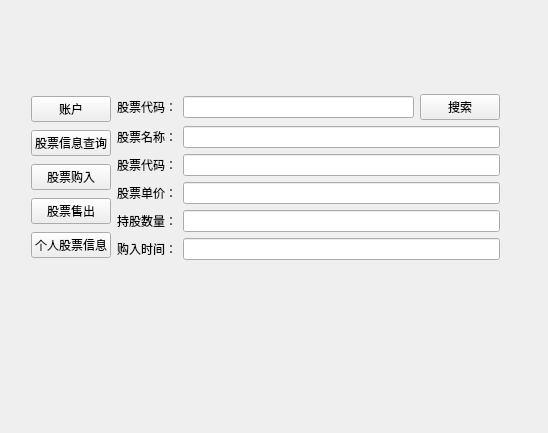
<?xml version="1.0" encoding="UTF-8"?>
<ui version="4.0">
 <class>MainWindow</class>
 <widget class="QMainWindow" name="MainWindow">
  <property name="geometry">
   <rect>
    <x>0</x>
    <y>0</y>
    <width>548</width>
    <height>433</height>
   </rect>
  </property>
  <property name="windowTitle">
   <string>MainWindow</string>
  </property>
  <property name="autoFillBackground">
   <bool>false</bool>
  </property>
  <widget class="QWidget" name="centralWidget">
   <property name="styleSheet">
    <string notr="true">
&lt;span style=&quot;font-size:18px;&quot;&gt;  
&lt;/span&gt;  </string>
   </property>
   <widget class="QWidget" name="verticalLayoutWidget">
    <property name="geometry">
     <rect>
      <x>20</x>
      <y>50</y>
      <width>491</width>
      <height>255</height>
     </rect>
    </property>
    <layout class="QGridLayout" name="gridLayout">
     <item row="0" column="0">
      <layout class="QVBoxLayout" name="verticalLayout_4">
       <item>
        <widget class="QPushButton" name="account">
         <property name="text">
          <string>账户</string>
         </property>
        </widget>
       </item>
       <item>
        <widget class="QPushButton" name="informationquery">
         <property name="text">
          <string>股票信息查询</string>
         </property>
        </widget>
       </item>
       <item>
        <widget class="QPushButton" name="purchase">
         <property name="text">
          <string>股票购入</string>
         </property>
        </widget>
       </item>
       <item>
        <widget class="QPushButton" name="sell">
         <property name="text">
          <string>股票售出</string>
         </property>
        </widget>
       </item>
       <item>
        <widget class="QPushButton" name="accountinformation">
         <property name="text">
          <string>个人股票信息</string>
         </property>
        </widget>
       </item>
      </layout>
     </item>
     <item row="0" column="1">
      <layout class="QVBoxLayout" name="verticalLayout_3">
       <item>
        <layout class="QHBoxLayout" name="horizontalLayout_5">
         <item>
          <widget class="QLabel" name="code">
           <property name="text">
            <string>股票代码：</string>
           </property>
          </widget>
         </item>
         <item>
          <widget class="QLineEdit" name="codeinput"/>
         </item>
         <item>
          <widget class="QPushButton" name="search">
           <property name="text">
            <string>搜索</string>
           </property>
          </widget>
         </item>
        </layout>
       </item>
       <item>
        <layout class="QFormLayout" name="formLayout_2">
         <property name="sizeConstraint">
          <enum>QLayout::SetDefaultConstraint</enum>
         </property>
         <property name="fieldGrowthPolicy">
          <enum>QFormLayout::ExpandingFieldsGrow</enum>
         </property>
         <property name="horizontalSpacing">
          <number>6</number>
         </property>
         <property name="verticalSpacing">
          <number>6</number>
         </property>
         <property name="leftMargin">
          <number>0</number>
         </property>
         <property name="topMargin">
          <number>0</number>
         </property>
         <property name="rightMargin">
          <number>0</number>
         </property>
         <property name="bottomMargin">
          <number>0</number>
         </property>
         <item row="0" column="1">
          <widget class="QLineEdit" name="nameoutput"/>
         </item>
         <item row="1" column="0">
          <widget class="QLabel" name="code2">
           <property name="text">
            <string>股票代码：</string>
           </property>
          </widget>
         </item>
         <item row="1" column="1">
          <widget class="QLineEdit" name="codeoutput"/>
         </item>
         <item row="2" column="0">
          <widget class="QLabel" name="price">
           <property name="text">
            <string>股票单价：</string>
           </property>
          </widget>
         </item>
         <item row="2" column="1">
          <widget class="QLineEdit" name="priceoutput"/>
         </item>
         <item row="3" column="0">
          <widget class="QLabel" name="number">
           <property name="baseSize">
            <size>
             <width>20</width>
             <height>20</height>
            </size>
           </property>
           <property name="text">
            <string>持股数量：</string>
           </property>
          </widget>
         </item>
         <item row="3" column="1">
          <widget class="QLineEdit" name="numberoutput"/>
         </item>
         <item row="4" column="1">
          <widget class="QLineEdit" name="timeoutput"/>
         </item>
         <item row="0" column="0">
          <widget class="QLabel" name="name">
           <property name="text">
            <string>股票名称：</string>
           </property>
          </widget>
         </item>
         <item row="4" column="0">
          <widget class="QLabel" name="time">
           <property name="text">
            <string>购入时间：</string>
           </property>
          </widget>
         </item>
        </layout>
       </item>
      </layout>
     </item>
    </layout>
   </widget>
  </widget>
 </widget>
 <layoutdefault spacing="6" margin="11"/>
 <resources/>
 <connections/>
</ui>
